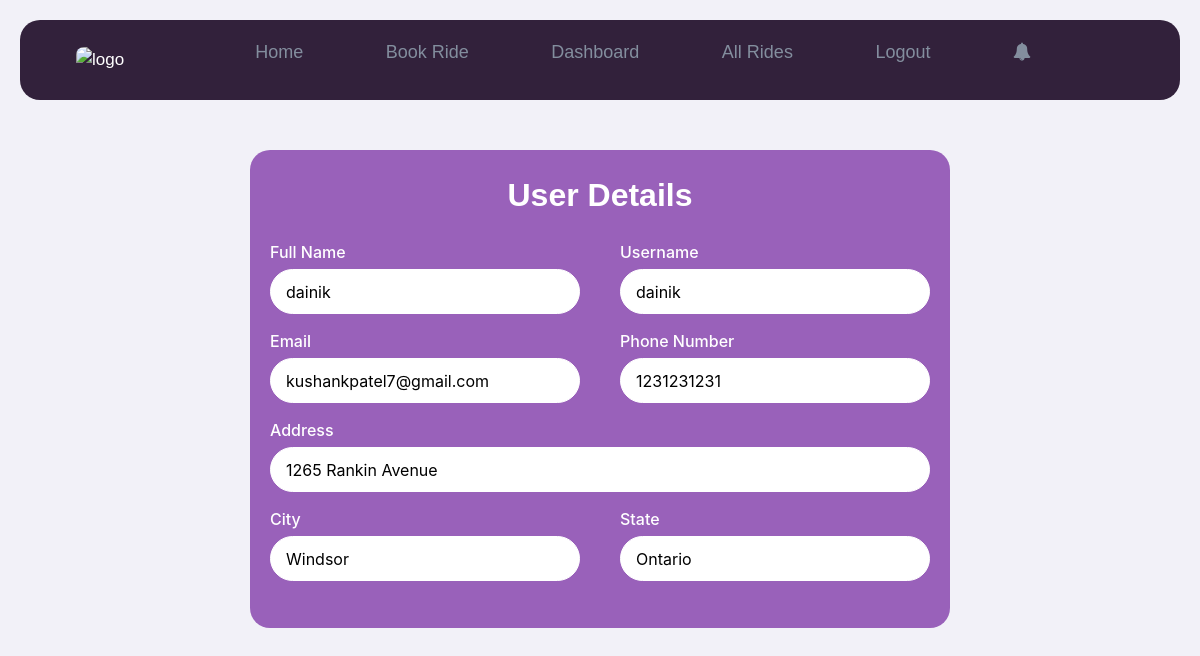
Screenshot of /car_ride/myaccount (signed in) with the database file from the repository.
### car_ride/models.py (models this page shows, shortened)
class Customer(models.Model):
    usern = models.OneToOneField(User, on_delete=models.CASCADE, max_length=80, unique=True, blank=True)
    fname = models.CharField(max_length=80, blank=True)
    email = models.EmailField(max_length=80, unique=True)
    gender = models.CharField(max_length=20)
    mobile = models.CharField(max_length=11, null=False)
    address = models.CharField(max_length=100, null=False)
    city = models.CharField(max_length=100, null=False)
    state = models.CharField(max_length=100, null=False)

### car_ride/views.py (the view)
# urls.py: path('myaccount', views.MyAccount,name="myaccount"),
def MyAccount(request):
    if request.method == 'GET':
        if request.user.is_authenticated:
            user = request.user
            cust = Customer.objects.get(usern=user)
            context = {'cust': cust}
            return render(request, "myaccount.html", context)

### car_ride/templates/myaccount.html (shortened to what this page needs)
{% extends 'base.html' %}
{% load static %}
{% block body_block %}
    <link rel="stylesheet" type="text/css" href="{% static 'styles/registration.css'%}">
    <link rel="stylesheet" type="text/css" href="{% static 'styles/home.css'%}">
    <link rel="stylesheet" type="text/css" href="{% static 'styles/myaccount.css'%}">
    <div class="cssanimation sequence fadeInBottom">
        <div class="container1">
            <div class="title">
                <h3 style="color: white">User Details</h3>
            </div>
            <div class="content">
                <form action="#" method="post">
                    {% if user.is_authenticated %}
                    <div class="user-details">
                        <div class="input-box">
                            <span class="details" style="color: white">Full Name</span>
                            <input name="Name" value="{{cust.fname}}" style="border-radius: 50px; border-color: white">
                        </div>
                        <div class="input-box">
                            <span class="details" style="color: white">Username</span>
                            <input name="Name" value="{{cust.usern}}" style="border-radius: 50px; border-color: white">
                        </div>
                        <div class="input-box">
                            <span class="details" style="color: white">Email</span>
                            <input name="Name" value="{{cust.email}}" style="border-radius: 50px; border-color: white">
                        </div>
                        <div class="input-box">
                            <span class="details" style="color: white">Phone Number</span>
                            <input name="Name" value="{{cust.mobile}}" style="border-radius: 50px; border-color: white">
                        </div>
                        <div class="input-box" style="width: 100%;">
                            <span class="details" style="color: white">Address</span>
                            <input name="Name" value="{{cust.address}}" style="border-radius: 50px; border-color: white">
                        </div>
                        <div class="input-box">
                            <span class="details" style="color: white">City</span>
                            <input name="Name" value="{{cust.city}}" style="border-radius: 50px; border-color: white">
                        </div>
                        <div class="input-box">
                            <span class="details" style="color: white">State</span>
                            <input name="Name" value="{{cust.state}}" style="border-radius: 50px; border-color: white">
                        </div>
                    </div>
                    </form>
                    {% endif %}
                </div>
            </div>
        </div>
    </div>
{%endblock%}

### car_ride/static/styles/base.css (style rules this page uses)
body { margin: 0; font-family: 'Poppins', sans-serif; background-color: #FFFFFF; color: white; box-sizing: border-box; }
.footer .section1 i, h3, a { color: #FFFFFF; }
.cssanimation, .cssanimation span { animation-duration: 0.8s; animation-fill-mode: both; }
.cssanimation span { display: inline-block }
.fadeInBottom { animation-name: fadeInBottom }

### car_ride/static/styles/registration.css (style rules this page uses)
body { justify-content: center; align-items: center; background-color: #f2f1f8; }
.container1 { max-width: 700px; width: 100%; background-color: #fff; padding: 25px 30px; border-radius: 5px; box-shadow: 0 0 40px rgba(8,7,16,0.6); margin-top: 0%; margin:0 auto; margin-bottom: 5%; }
.container1 h3 { font-size: 32px; font-weight: 800; line-height: 50px; text-align: center; color: #7d7d81; font-family: 'Gill Sans', 'Gill Sans MT', Calibri, 'Trebuchet MS', sans-serif; }
.content form .user-details { display: flex; flex-wrap: wrap; justify-content: space-between; margin: 20px 0 12px 0; }
form .user-details .input-box { margin-bottom: 15px; width: calc(100% / 2 - 20px); }
form .input-box span.details { display: block; font-weight: 500; margin-bottom: 5px; }
.user-details .input-box input { height: 45px; width: 100%; outline: none; font-size: 16px; border-radius: 5px; padding-left: 15px; border: 1px solid #0c0b0b; }
.cssanimation, .cssanimation span { animation-duration: 0.8s; animation-fill-mode: both; }
.cssanimation span { display: inline-block }
.fadeInBottom { animation-name: fadeInBottom }

### car_ride/static/styles/myaccount.css (style rules this page uses)
.container1 { margin-top: 50px; }

### car_ride/templates/myaccount.html (style rules this page uses)
.container1 { background-color: #9961BA; padding: 20px; border-radius: 20px; box-shadow: none; }

### rows the page displays
Customer: Name "dainik", Name "kushankpatel7@gmail.com", Name "1231231231", Name "1265 Rankin Avenue", Name "Windsor", Name "Ontario"
